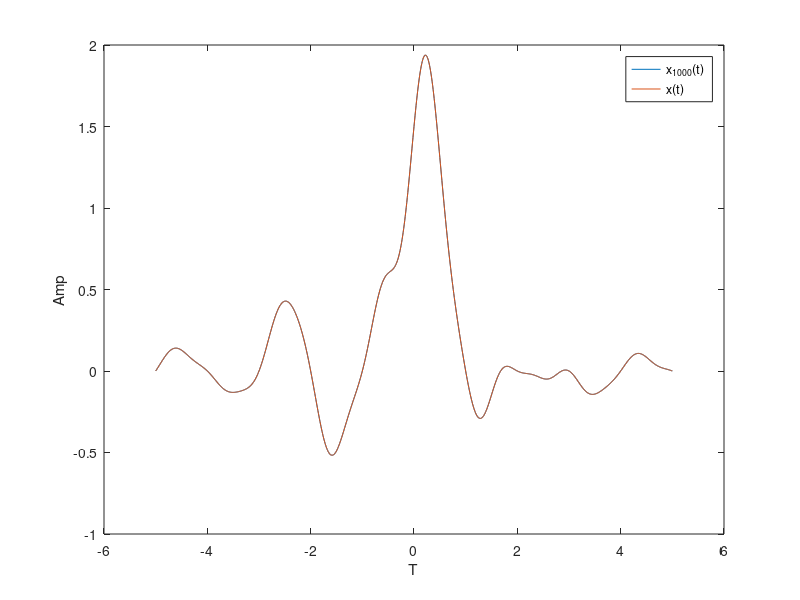

Source code (MATLAB):
Ts = 9/28;
t = -5:0.01:5;
n = -1000:1:1000;
nTs = n*Ts;
x = @(t) (3/2 + (3/10)*sin(2*pi*t) + sin(2*pi*t/3) - sin(2*pi*t/10)).*sinc(t);
xr = x(nTs)*sinc((ones(length(nTs),1)*t-nTs'*ones(1,length(t)))/Ts);
plot(t, xr);
xlabel('T');
ylabel('Amp');
hold;
plot(t, x(t));
legend('x_{1000}(t)', 'x(t)');